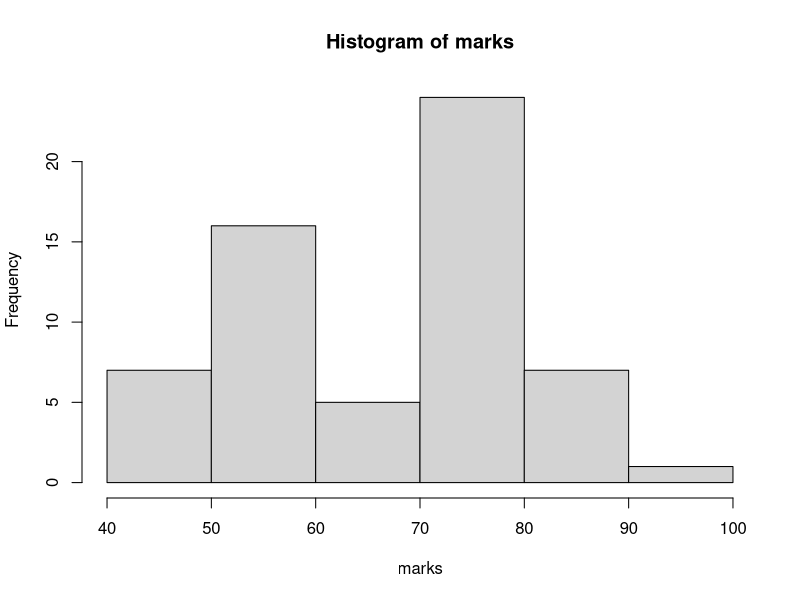

Generate this figure with R:
####page_no_41###
rm(list=ls())
marks<-c(77,74,75,75,67,72,81,76,79,73,59,83,77,74,78,67,82,55,73,92,75,75,52,72,78,83,81,73,72,71,53,75,76,59,82,82,70,71,75,74,53,49,56,61,61,54,44,54,60,50,52,47,46,50,51,44,52,53,56,53)
hist(marks,breaks=seq(40,100,10))